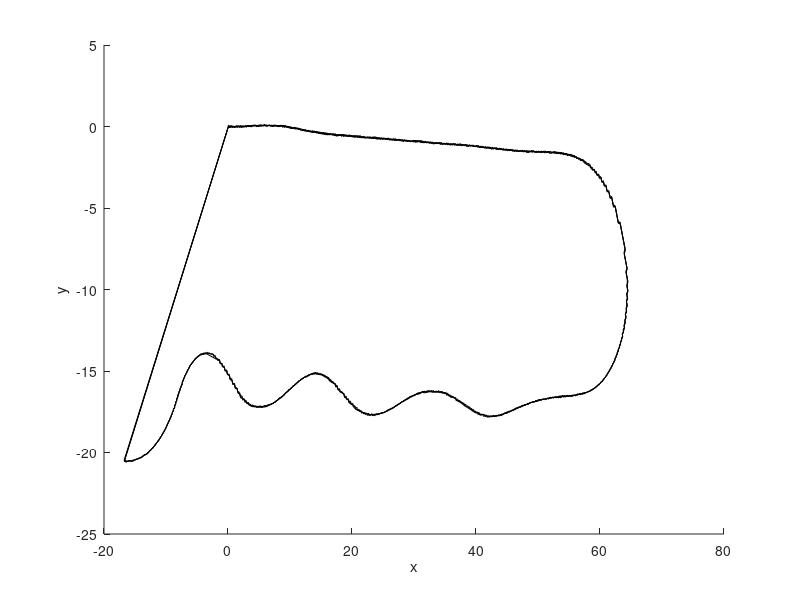
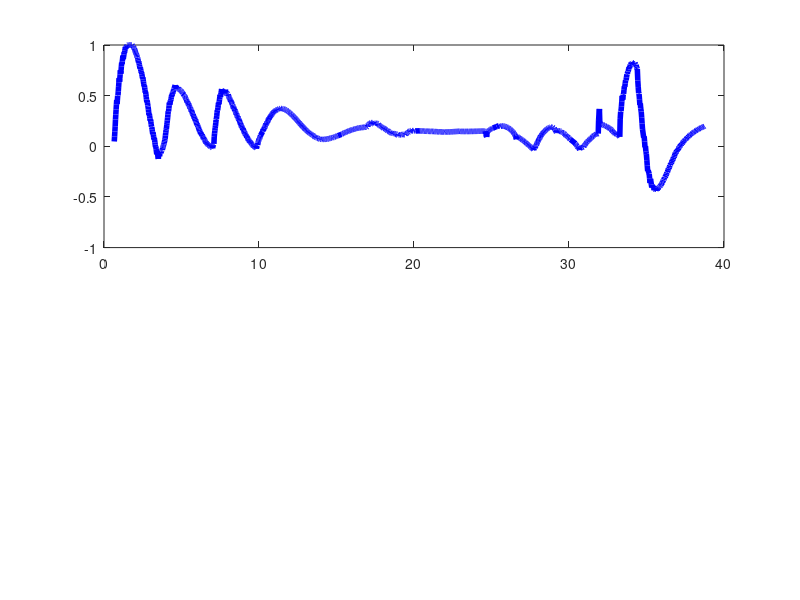

These figures' MATLAB source, in order: (Note: this script raises an error after producing the figures.)
%% log 0622 (use this)

data_input = load('log_input.txt');
data_state = load('log_state.txt');
data_mpc = load('log_mpc.txt');


figure(1)

hold on
plot(data_state(:,2),data_state(:,3),'k-')
% comet(data_state(:,2),data_state(:,3))

theta = data_state(:,4);
xaxis = [cos(theta) sin(theta)];
dd = 50;
% quiver(data_state(1:dd:end,2),data_state(1:dd:end,3),xaxis(1:dd:end,1),xaxis(1:dd:end,2))
xlabel('x')
ylabel('y')

figure(2)
subplot(2,1,1)
gg = plot(data_input(:,1),data_input(:,2),'b-','LineWidth',4);
gg.Color(4) = 0.2;
hold on
title('accel history')
subplot(2,1,2)
gg = plot(data_input(:,1),data_input(:,3),'c-','LineWidth',4);
gg.Color(4) = 0.2;
hold on
title('steering history')
%% mpc RHP 
figure(3)
Ndata = size(data_mpc,1)/5;

for n = 1:Ndata
    ts = data_mpc((n-1)*5+1,2:end);
    xs = data_mpc((n-1)*5+2,2:end);
    ys = data_mpc((n-1)*5+3,2:end);
    as = data_mpc((n-1)*5+4,2:end);
    dels = data_mpc((n-1)*5+5,2:end);
    amax = ones(1,length(ts))*1;
    amin = -ones(1,length(ts))*3;
    delmax = ones(1,length(ts))*30;
    delmin = -ones(1,length(ts))*30;

    subplot(4,2,1)
    plot(ts,xs)
    title('x[m]')

    subplot(4,2,3)
    plot(ts,ys)
    title('y[m]')

    subplot(4,2,5)
    plot(ts,as,ts,amax,'r--',ts,amin,'r--')
    title('a[m/s^2]')
    
    subplot(4,2,7)
    plot(ts,dels*180/pi,ts,delmax,'r--',ts,delmin,'r--')
    title('angle[degree]')
    
    subplot(4,2,[2 4 6 8])
    plot(xs,ys,'r-',data_state(:,2),data_state(:,3),'k-')
    axis equal
    title(strcat('id = ',num2str(n)))
    pause(1e-2)    
end


%% future offset mpc vs current 
figure(4)
Ndata = size(data_mpc,1)/5;
futureStride = 10;
tMPC = [];
xMPC = [];
yMPC = [];
for n = 1:Ndata
    t = data_mpc((n-1)*5+1,2+futureStride);
    x = data_mpc((n-1)*5+2,2+futureStride);
    y = data_mpc((n-1)*5+3,2+futureStride);    
    tMPC = [tMPC t];
    xMPC = [xMPC x];
    yMPC = [yMPC y];
end
subplot(2,1,1)
hold on
plot(tMPC,xMPC,'r-')
plot(data_state(:,1),data_state(:,2),'k-')
subplot(2,1,2)
hold on 
plot(tMPC,yMPC,'r-')
plot(data_state(:,1),data_state(:,3),'k-')



%% log corridor information 
horizon_global = 5;
accel_lim = [-3.0 1.0];
angluar_lim = [-0.52 0.52];

data_corridor = load('log_corridor.txt');
data_mpc = load('log_mpc.txt');
data_input = load('log_input.txt');
data_state = load('log_state.txt');

cur_line = 1;
fig_corridor = 1;
fig_state = 2;

figure(fig_state)
hold on
plot(data_state(:,2),data_state(:,3),'k-')
theta = data_state(:,4);
xaxis = [cos(theta) sin(theta)];
dd = 50;
quiver(data_state(1:dd:end,2),data_state(1:dd:end,3),xaxis(1:dd:end,1),xaxis(1:dd:end,2))
xlabel('x')
ylabel('y')

figure(fig_corridor)
subplot(4,1,3)
gg = plot(data_input(:,1),data_input(:,2),'b-','LineWidth',4);
gg.Color(4) = 0.2;
hold on
subplot(4,1,4)
gg = plot(data_input(:,1),data_input(:,3),'c-','LineWidth',4);
gg.Color(4) = 0.2;
hold on

while cur_line <= size(data_corridor,1)
    figure(fig_corridor)
    subplot(4,1,3)
    gg = plot(data_input(:,1),data_input(:,2),'b-','LineWidth',4);
    gg.Color(4) = 0.2;
    hold on
    subplot(4,1,4)
    gg = plot(data_input(:,1),data_input(:,3),'c-','LineWidth',4);
    gg.Color(4) = 0.2;
    hold on

    % Corridor 
    corr_start = cur_line; 
    cur_idx = find(data_corridor(:,1) == data_corridor(corr_start,1));
    corr_end = cur_idx(end);
    
    cur_time = data_corridor(corr_start,1);
    t1 = cur_time;
    tmax = cur_time+horizon_global;
    
    figure(fig_corridor)
    
    for idx = corr_start : corr_end
       t2 = min(t1 + data_corridor(idx,3),tmax);
       subplot(4,1,1)
       hold on
       plot([t1 min(t2,tmax)],[data_corridor(idx,4) data_corridor(idx,4)],'k-');
       plot([t1 min(t2,tmax)],[data_corridor(idx,5) data_corridor(idx,5)],'k-');
    
       subplot(4,1,2)
       hold on
       plot([t1 min(t2,tmax)],[data_corridor(idx,6) data_corridor(idx,6)],'k-');
       plot([t1 min(t2,tmax)],[data_corridor(idx,7) data_corridor(idx,7)],'k-');
       
       t1 = t2; 
    end
        
    % Corridor 
    figure(fig_corridor)
    cur_idx = find(abs(data_mpc(:,1) - cur_time)<0.001);
    mpc_start = cur_idx(1);
    
    subplot(4,1,1)
    title('x')

    plot(data_mpc(mpc_start,2:end),data_mpc(mpc_start+1,2:end),'r')
    hold off
    subplot(4,1,2)
    title('y')

    plot(data_mpc(mpc_start,2:end),data_mpc(mpc_start+2,2:end),'g')
    hold off
    
    cur_line = corr_end + 10;
    
    subplot(4,1,3)
    hold on
    yline(accel_lim(1),'r--')
    yline(accel_lim(2),'r--')
    title('accel decel')
    plot(data_mpc(mpc_start,2:end),data_mpc(mpc_start+3,2:end),'b','LineWidth',5)
    plot(data_mpc(mpc_start,2),data_mpc(mpc_start+3,2),'ko')

    
    
    
    
    subplot(4,1,4)
    hold on
    yline((angluar_lim(1)),'r--')
    yline(angluar_lim(2),'r--')
    title('angular')   
    plot(data_mpc(mpc_start,2:end),data_mpc(mpc_start+4,2:end),'c','LineWidth',5)
    plot(data_mpc(mpc_start,2),data_mpc(mpc_start+4,2),'ko')
    
    figure(fig_state)
    hold on
    plot(data_state(:,2),data_state(:,3),'k-')
    theta = data_state(:,4);
    xaxis = [cos(theta) sin(theta)];
    dd = 20;
    quiver(data_state(1:dd:end,2),data_state(1:dd:end,3),xaxis(1:dd:end,1),xaxis(1:dd:end,2),'r')
    xlabel('x')
    ylabel('y')
    
    [~,cur_idx] = min(abs(data_state(:,1) - cur_time));
    xCur = data_state(cur_idx,2);
    yCur = data_state(cur_idx,3);
    plot(xCur,yCur,'ko','MarkerSize',10);
    
    
    pause(1e-1)

    if cur_line  < size(data_corridor,1)
        figure(fig_corridor)

        clf
    end
end



%% 

bag = rosbag('../worlds/keti_dataset1.bag');
bSel = select(bag,'Topic','/current_speed');
msgStructs = readMessages(bSel,'DataFormat','struct');
speed = [];
for i = 1:length(msgStructs)
   speed = [speed msgStructs{i}];
end



%% Prediction 

data_observation= load('predictor_saved/observation_35.txt');
figure(1)
subplot(4,2,1)
plot(data_observation(:,1),'r-');
title('x')
subplot(4,2,3)
plot(data_observation(:,2),'g-');
title('y')
subplot(4,2,5)
plot(data_observation(:,7),'k-');
title('dimX')
subplot(4,2,7)
plot(data_observation(:,8),'k-');
title('dimY')

subplot(4,2,2)
plot(data_observation(:,3),'r-');
title('qx')
subplot(4,2,4)
plot(data_observation(:,4),'g-');
title('qy')
subplot(4,2,6)
plot(data_observation(:,5),'b-');
title('qz')
subplot(4,2,8)
plot(data_observation(:,6),'k-');
title('qw')
sgtitle('id = 35')



%% logger for pitch angle 


bag = rosbag('imu_pitch_log_nice_but_nominal_too_fast.bag');
bSel = select(bag,'Topic','/atypical_planning_test/imu_pitcing');
msgStructs = readMessages(bSel,'DataFormat','struct');

pitchSet = [];
for n = 1:length(msgStructs)
    pitchSet = [pitchSet msgStructs{n}.Data] ;
end

plot(pitchSet*180/pi)

%% pose callback 
bag = rosbag('/home/jbs/2020-11-15-16-58-03.bag');
bSel = select(bag,'Topic','/atypical_planning_test/cur_pose');

bSel2 = select(bag,'Topic','/current_pose');


msgStructs = readMessages(bSel,'DataFormat','struct');
msgStructs2 = readMessages(bSel2,'DataFormat','struct');

% Ours
xs = [];
ys = [];
zs = [];
ts = [];
% KETI 
xs_keti = [];
ys_keti = [];
zs_keti = [];
ts_keti = [];

for n = 1:length(msgStructs)
    position = msgStructs{n}.Pose.Position;
    xs = [xs position.X];
    ys = [ys position.Y];
    zs = [zs position.Z];   
    ts= [ts double(msgStructs{n}.Header.Stamp.Sec) + double(msgStructs{n}.Header.Stamp.Nsec)*1e-9 ];
end


for n = 1:length(msgStructs2)
    position = msgStructs2{n}.Pose.Position;
    xs_keti = [xs_keti position.X];
    ys_keti = [ys_keti position.Y];
    zs_keti = [zs_keti position.Z];   
end


figure(2)
subplot(2,1,1)
hold on
% plot(ts,xs)
% plot(ts,ys)
% plot(ts,zs)
ts  = ts - ts(1);
markerSize = 2;
    plot(ts,xs,'o','MarkerSize',markerSize);
    plot(ts,ys,'o','MarkerSize',markerSize);
    plot(ts,zs,'o','MarkerSize',markerSize);
set(gca,'XLim',[0 10])

subplot(2,1,2)
hold on
    plot(xs_keti(1:4:end)-xs_keti(1),'o','MarkerSize',markerSize);
    plot(ys_keti(1:4:end)-ys_keti(1),'o','MarkerSize',markerSize);
    plot(zs_keti(1:4:end)-zs_keti(1),'o','MarkerSize',markerSize);
set(gca,'XLim',[0 500])
set(gca,'XLim',[0 500])

%% tf callback 
bag = rosbag('/home/jbs/2020-11-15-17-11-00.bag');
bSel = select(bag,'Topic','/tf');
msgStructs = readMessages(bSel,'DataFormat','struct');

ts = [];
xs = [];
ys = [];
zs = [];

for n = 1:length(msgStructs)
   tf = msgStructs{n}.Transforms;
   header = msgStructs{n}.Transforms.Header;
   if strcmp(tf.ChildFrameId,'/base_link')
      xs = [xs tf.Transform.Translation.X];
      ys = [ys tf.Transform.Translation.Y];
      zs = [zs tf.Transform.Translation.Z];
      
      t = double(header.Stamp.Sec) + double(header.Stamp.Nsec)*1e-9 ;
      ts = [ts t];
   
   end
    
end

figure(6)
hold on
ts  = ts - ts(1);
markerSize = 2;
plot(ts,xs,'o','MarkerSize',markerSize);
% plot(ts,ys,'o','MarkerSize',markerSize);
% plot(ts,zs,'o','MarkerSize',markerSize);
